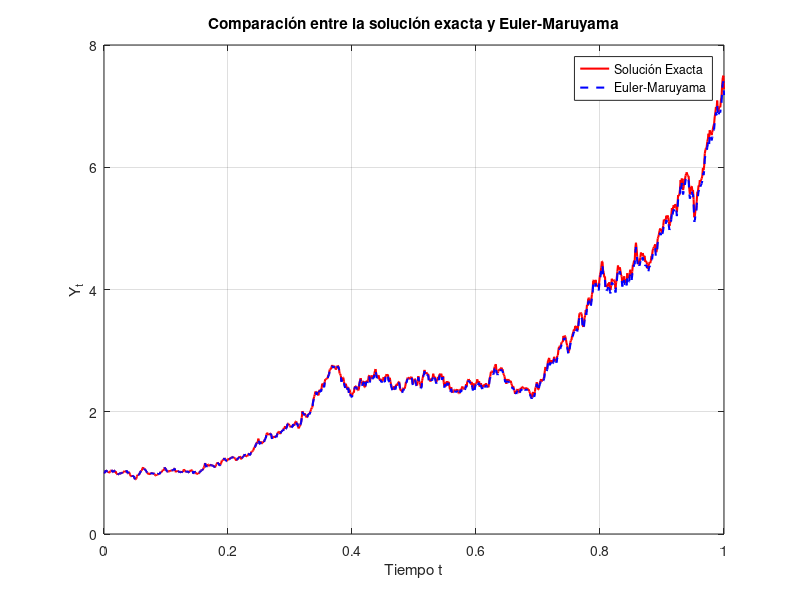

Here is the MATLAB script that generated this plot:
%Programa que resuelve la EDE dada en el ejercicio usando el método de
%Euler-Maruyama y compara la solución del método numérico con la solución
%exacta.

% Parámetros iniciales
T = 1;                  % Tiempo final
N = 1000;               % Número de pasos de tiempo
dt = T / N;             % Paso temporal
t = 0:dt:T;             % Vector de tiempos
Y0 = 1;                 % Condición inicial

% Coeficientes constantes
alpha = 2;              % Coeficiente α
beta = 0.5;             % Coeficiente β

%Calculamos la solución numérica por Euler-Maruyama
Y_euler = zeros(1, N+1);
Y_euler(1) = Y0;
dW = sqrt(dt) * randn(1, N);

% Iteración de Euler-Maruyama
for k = 1:N
    Y_euler(k+1) = Y_euler(k) + alpha * Y_euler(k) * dt + beta * Y_euler(k) * dW(k);
end

% Solución exacta
X_t = [0, cumsum(dW)]; % Proceso de Wiener acumulado
Y_exact = Y0 * exp((alpha - 0.5 * beta^2) * t + beta * X_t);

% Comparar ambas soluciones
figure;
plot(t, Y_exact, 'r', 'LineWidth', 1.5); hold on;
plot(t, Y_euler, 'b--', 'LineWidth', 1.5);
legend('Solución Exacta', 'Euler-Maruyama');
xlabel('Tiempo t');
ylabel('Y_t');
title('Comparación entre la solución exacta y Euler-Maruyama');
grid on;
